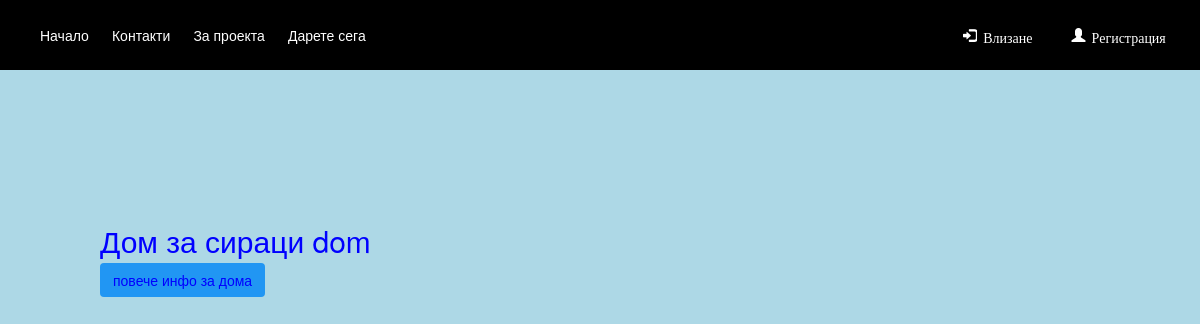
Before: /orphans with the older database file.
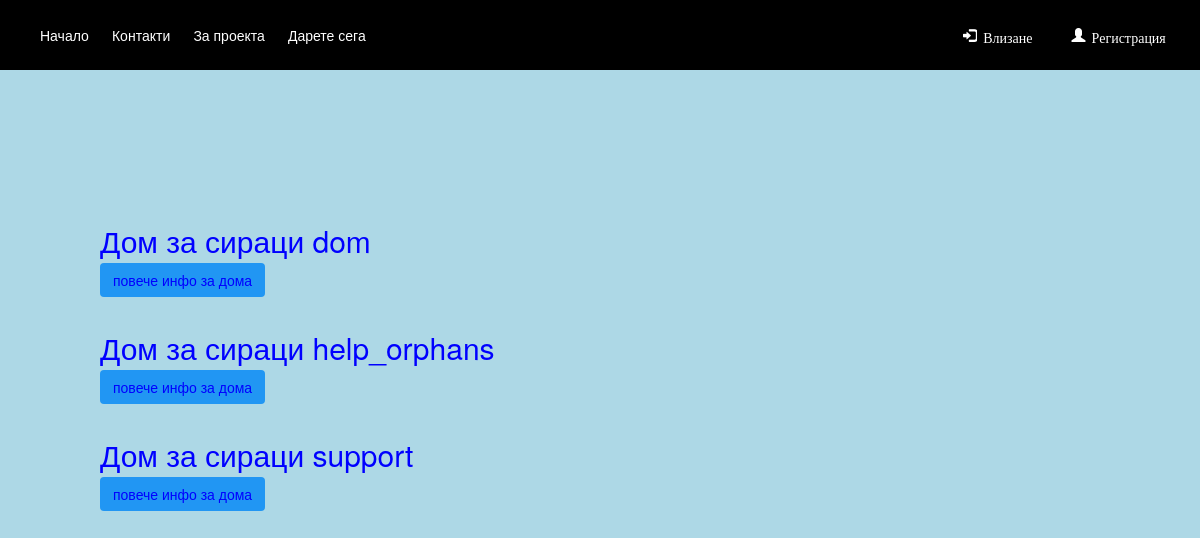
After: the same page with the newer database file.
### tables this page shows
CREATE TABLE dom (
	id INTEGER NOT NULL, 
	name VARCHAR(100) NOT NULL, 
	address VARCHAR(100) NOT NULL, 
	email VARCHAR(100) NOT NULL, 
	password VARCHAR(100) NOT NULL, 
	PRIMARY KEY (id)
);

### app.py (the view)
@app.route('/orphans')
def orphans():
	try:
		with sqlite3.connect("database.db") as con:
			cur = con.cursor()
			cur.execute("select id, name from dom")
			orphans = cur.fetchall()
	except:
		con.rollback()
	finally:
		con.close()
		return render_template('orphan_homes.html', orphans = orphans,
													len = len(orphans))

### templates/orphan_homes.html (shortened to what this page needs)
<!DOCTYPE html>
<html lang="en">
<head>
    <link rel="stylesheet" href="https://maxcdn.bootstrapcdn.com/bootstrap/3.4.0/css/bootstrap.min.css">
    <link rel="stylesheet" type="text/css" href="../static/css/orphan_homes.css">
    <link rel="stylesheet" type="text/css" href="../static/css/nav-bar.css">
    <link rel="stylesheet" type="text/css" href="../static/css/registerDom.css">
</head>
<body>
  <div>
      <ul id="navbar">
      		<li class="navbar_link"><a class="nav_link" href="/home">Начало</a></li>
      		<li class="navbar_link"><a class="nav_link" href="/contacts">Контакти</a></li>
      		<li class="navbar_link"><a class="nav_link" href="/about">За проекта</a></li>
      		<li class="navbar_link"><a class="nav_link" href="" >Дарете сега</a>
      		</li>
          {%if user_login%}
          <li class="navbar_link"><a class="nav_link" href="/orphan_homes">Домове</a>
          <li class="navbar_link user_link"><span class="symbol glyphicon glyphicon-log-in"></span><a class="nav_link user_link" href="/logout">Излизане</a></li>
          {% else %}
                <li class="navbar_link user_link"><span class="symbol glyphicon glyphicon-user">
                      <div class="dropdown">
                          <button onclick="myFunction()" class="dropbtn">Регистрация</button>
                      </div>
                    </li>
                    <li class="navbar_link user_link"><span class="symbol glyphicon glyphicon-log-in">
                      <div class="dropdown">
                          <button onclick="myFunction1()" class="dropbtn">Влизане</button>
                      </div>
                    </li>
          {% endif %}
      </ul>
  </div>
  <div class="content">
      {% for i in range (0, len) %}
    	<div>
      		<div class="homes">Дом за сираци {{orphans[i][1]}}</div>
      		<button class="btn info" onclick="window.location.href = '/orphan_help/{{orphans[i][0]}}';">повече инфо за дома</button>
    	</div>
      {% endfor %}
  </div>
</body>
</html>

### static/css/orphan_homes.css (style rules this page uses)
body { background:lightblue; }
.content { margin-top:150px; margin-left:100px; color:blue; }
.homes { margin-top:30px; font-size:30px; }
.info { background-color: #2196F3; }

### static/css/nav-bar.css (style rules this page uses)
#navbar { list-style-type: none; background-color: black; height: 70px; width: 100%; margin: 0; padding-top: 20px; }
.navbar_link { float: left; padding: 5px 2% 5px 0%; text-align: center; }
.nav_link { display: block; text-decoration: none; color: white; }
.symbol { display: block; float: left; color: white; margin: 2px 5px; }
.user_link { float: right; }
li { color: #111; background: black; display: block; float: left; padding: 5px; position: relative; }
li a { color: #fff; }

### static/css/registerDom.css (style rules this page uses)
.dropbtn { background-color: black; color: white; font-size: 14px; border: none; cursor: pointer; }
.dropdown { float: right; position: relative; display: inline-block; }

Changed rows visible on the page:
added dom: name "help_orphans"
added dom: name "support"
Other visible differences:
new list line: "Дом за сираци повече инфо за дома"
